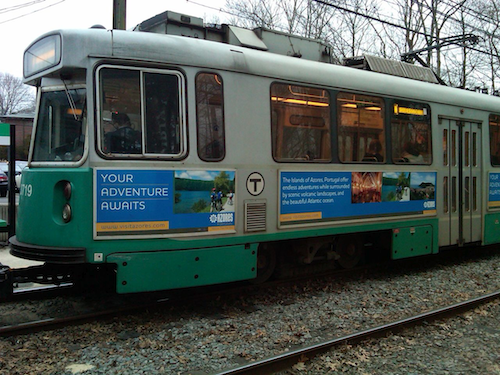
#> input picture cpLabs/lab3/images/green.png, 500 x 375 px
$ jupyter execute --allow-errors Lab3_ComputeHomography.ipynb
#> lines starting #> are read from the running program, lines starting #| are printed output that depends on the picture
# Lab 3
## Task 3: Compute Homography from Points (40 pts)

We are given points correspondences from two images. We want to compute the homography. As an example we will use the same two images as in previous tasks.

[cell 1]
from IPython.display import Image
import cv2
import numpy as np

train_img = cv2.imread('images/green.png')
#> train_img is the input picture: shape (375, 500, 3); mean B, G, R 85.8, 90.1, 79.3
poster_img = cv2.imread('images/poster.png')
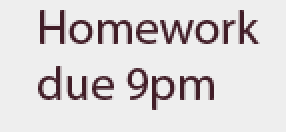
#> input picture cpLabs/lab3/images/poster.png, 143 x 66 px (shown 2 times larger)
#> poster_img is the input picture: shape (66, 143, 3); mean B, G, R 216.6, 215.5, 219.4
(ph,pw,pc) = poster_img.shape
#> ph = 66; pw = 143; pc = 3

poster_p = np.array([[0, 0, 1], [0, pw, 1], [ph, pw, 1], [ph, 0, 1]])
train_p = np.array([[170, 95, 1], [171,238, 1], [233,235, 1], [239,94, 1]])

Let consider the pair of corresponding points. We want to find matrix $H$:

$$
\begin{bmatrix}
  H_{11} & H_{12} & H_{13} \\
  H_{21} & H_{22} & H_{23} \\
  H_{31} & H_{32} & H_{33} \\
\end{bmatrix}
\begin{bmatrix}
  x_1 \\
  y_1 \\
  z_1 \\
\end{bmatrix}
=
\begin{bmatrix}
  x_2 \\
  y_2 \\
  z_2 \\
\end{bmatrix}
$$

let $x' = x/z$ and $y' = y/z$, then:

$$ x_2' = \frac{H_{11}x_1+H_{12}y_1+H_{13}z_1}{H_{31}x_1+H_{32}y_1+H_{33}z_1}$$

$$ y_2' = \frac{H_{21}x_1+H_{22}y_1+H_{23}z_1}{H_{31}x_1+H_{32}y_1+H_{33}z_1}$$

We can now rearrange those two equation into:

$$ a_x^T\mathbf{h} = 0$$
$$ a_y^T\mathbf{h} = 0$$

where

$$ h = (H_{11},H_{12},H_{13},H_{21},H_{22},H_{23},H_{31},H_{32},H_{33})^T $$

$$ a_x = (-x_1,-y_1,-z_1,0,0,0,x_2'x_1,x_2'y_1,x_2'z_1)^T $$
$$ a_y = (0,0,0,-x_1,-y_1,-z_1,y_2'x_1,y_2'y_1,y_2'z_1)^T $$

Finally given a set of corresponding points, we can form the following linear system of equations,

$$
A\mathbf{h} = 0
$$

where

$$
A= \begin{pmatrix}
  a_{x_1}^T \\
  a_{y_1}^T \\
  \vdots \\
  a_{x_N}^T \\
  a_{y_N}^T \\
\end{pmatrix}
$$

We solve it using Singular Value Decomposition (SVD). From the SVD we take the "right singular vector" (a column from V) which corresponds to the smallest singular value.

[cell 2]
def find_homography(p1, p2):
    A = np.zeros((8, 9), np.float32)
    for i in range(0,4):
        A[2*i] 	= [-p1[i,0],-p1[i,1],-p1[i,2],0,0,0,(p2[i,0]/p2[i,2])*p1[i,0],(p2[i,0]/p2[i,2])*p1[i,1],(p2[i,0]/p2[i,2])*p1[i,2]]
        A[2*i+1]= [0,0,0,-p1[i,0],-p1[i,1],-p1[i,2],(p2[i,1]/p2[i,2])*p1[i,0],(p2[i,1]/p2[i,2])*p1[i,1],(p2[i,1]/p2[i,2])*p1[i,2]]

    U, s, V = np.linalg.svd(A, full_matrices=True)
    H = V[8,:]
    return H.reshape((3,3))

For testing our homography we need code from previous tasks

#> (a cell that did not finish here is left out)

## Task 4: Bounding Box (20 pts)

Now we will estimate the size of output image after applying a homography. As before we are given set of images and pairs of corresponding points (from Pano-UI/click.html).

[cell 4]
img1 = cv2.imread('images/science-1.jpg')
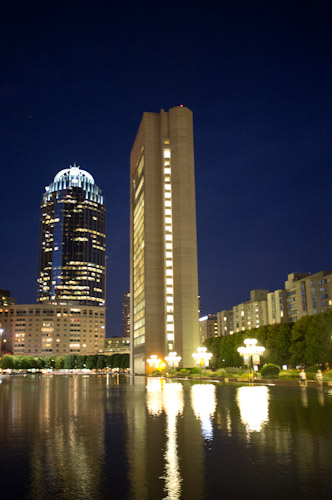
#> input picture cpLabs/lab3/images/science-1.jpg, 332 x 500 px
#> img1 is the input picture: shape (500, 332, 3); mean B, G, R 59.3, 59.2, 60.7
img2 = cv2.imread('images/science-2.jpg')
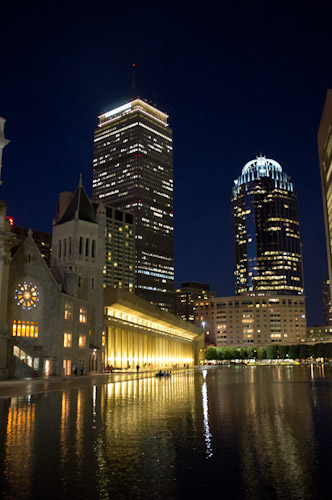
#> input picture cpLabs/lab3/images/science-2.jpg, 332 x 500 px
#> img2 is the input picture: shape (500, 332, 3); mean B, G, R 40.3, 42.4, 46.2

pts1 = np.array([[338, 105, 1],[307, 105, 1],[305, 37, 1],[356, 13, 1]])
pts2 = np.array([[326, 306, 1],[296, 304, 1],[297, 235, 1],[347, 217, 1]])

H = find_homography(pts1, pts2)
